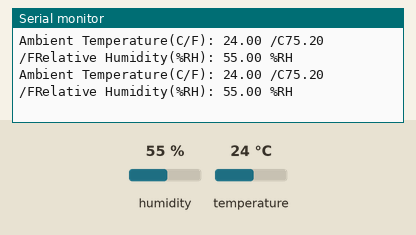
A sketch run on a simulated Arduino Uno, built for the host (arithmetic inside an expression is 32-bit, double 64-bit). Shown: the last lines printed to the serial monitor. The inputs (shaded band) are chosen by the test bench; at power-on: temperature 24 °C, humidity 55 %.

Above: at 1.2 s.
1.3 s: temperature set to 41 °C
At 1.35 s:
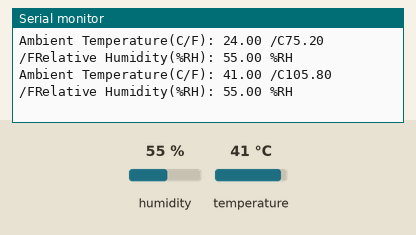
4.3 s: temperature set to 12 °C
At 4.35 s:
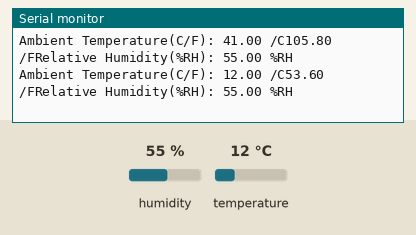
7.3 s: humidity set to 22 %
At 7.32 s:
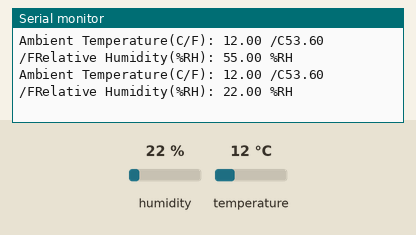
13.3 s: temperature set to 41 °C
At 13.33 s:
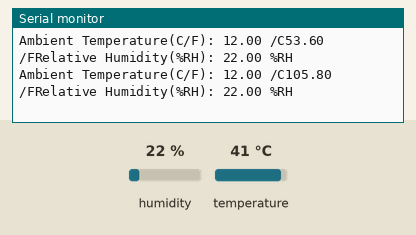
16.3 s: temperature set to 19 °C
At 16.33 s:
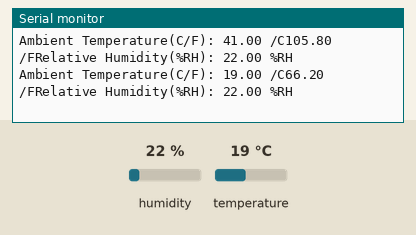
Timing chart, 0 to 19.3 s (numbered marks = the images above; inputs shaded):
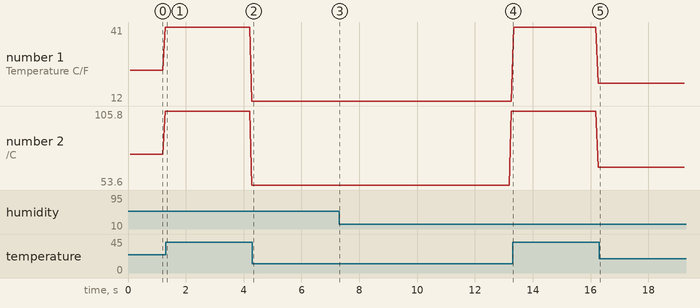

Measured:
- plotted number 1: 41 → 12 after the input at 1.3 s, 12 → 19 after the input at 13.3 s
- plotted number 2: 105.8 → 53.6 after the input at 1.3 s, 53.6 → 105.8 after the input at 7.3 s, 105.8 → 66.2 after the input at 13.3 s

The sketch:

singleMeasurementSHT31.ino
```cpp
#include <DFRobot_SHT3x.h>

/*
    * @brief Constrict the function for REPACSS MEASUREMENT
    * @param pWire I2C bus pointer object and construction device, can both pass or not pass parameters, Wire in default.
    * @param address Chip I2C address, two optional addresse.

    * @file singleMeasurementSHT31.ino
    * @brief Read ambient temperature (C/F) and relative humidity (%RH) in single-read mode.
    * @n Experimental phenomenon: the chip defaults in this mode, we need to send instructions to enable the chip collect data, we need to set the read time of the sensor to get the data.
    * @n Single measure mode: read data as needed, power consumption is relatively low, the chip idle state only costs 0.5mA.

    * @copyright  Copyright (c) 2025 Texas Tech University
    * @licanse    The MIT License (MIT)
    * @author     [Batuhan Sencer](batuhan.sencer@ttu.edu)
    * @version    V1.0
    * @date       10/17/2025
*/
#include <DFRobot_SHT3x.h>

DFRobot_SHT3x sht3x(&Wire, 0x44, 4);
void setup() {
  Serial.begin(9600);
  while(sht3x.begin()!=0){
    Serial.println("Failed to initialize the chip, check the wire connection.");
    delay(1000);
  }

  Serial.print("Chip serial number");
  Serial.println(sht3x.readSerialNumber());

  if(!sht3x.softReset()){
    Serial.println("Failed to initialize the chip...");
  }

  Serial.println("--------------------------Read in Single Measurement Mode--------------------------");

}

void loop() {
  Serial.print("Ambient Temperature(C/F): ");

  Serial.print(sht3x.getTemperatureC());
  Serial.print(" /C");

  Serial.print(sht3x.getTemperatureF());
  Serial.print(" /F");

  Serial.print("Relative Humidity(%RH): ");
  Serial.print(sht3x.getHumidityRH());
  Serial.println(" %RH");

}
```
